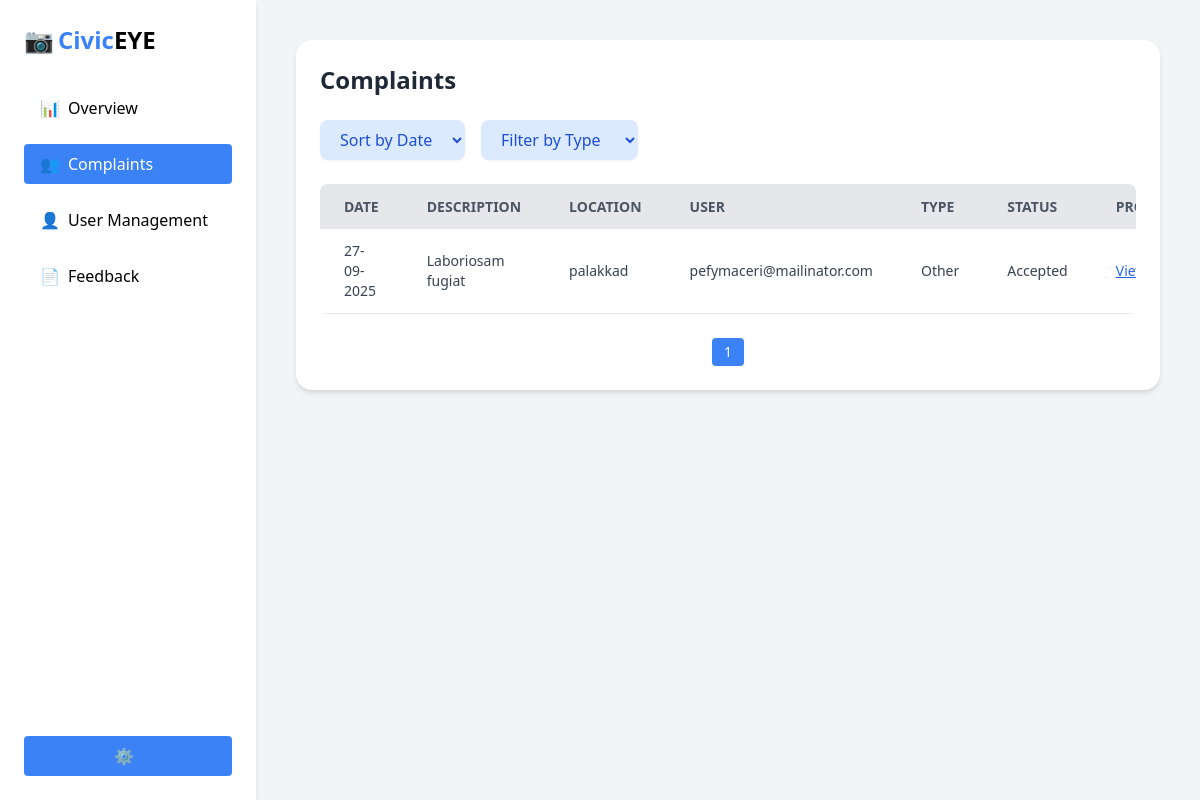
Screenshot of /admin_comp/ with the database file from the repository.
### VCRA/models.py (models this page shows, shortened)
class Complaint(models.Model):
    COMPLAINT_CHOICES = [
        ('Noise', 'Noise'),
        ('Pollution', 'Pollution'),
        ('Road damage', 'Road damage'),
        ('Other', 'Other'),
    ]
    STATUS_CHOICES = [
        ('pending', 'Pending'),
        ('accepted', 'Accepted'),
        ('rejected', 'Rejected'),
    ]
    user = models.ForeignKey(User, on_delete=models.CASCADE)
    description = models.TextField()
    complaint_type = models.CharField(max_length=50, choices=COMPLAINT_CHOICES)
    location = models.CharField(max_length=255)
    proof = models.FileField(upload_to='complaints/', null=True, blank=True)
    created_at = models.DateTimeField(auto_now_add=True)
    status = models.CharField(max_length=10, choices=STATUS_CHOICES, default='pending')  # 👈 New

### VCRA/views.py (the view)
# urls.py: path('admin_comp/', views.admin_complaints_view, name='admin_comp'),
def admin_complaints_view(request):
    complaints = Complaint.objects.all().order_by('-created_at')
    return render(request, 'admin_complaints.html', {'complaints': complaints})

### VCRA/templates/admin_complaints.html (shortened to what this page needs)
<!DOCTYPE html>
<html lang="en">
<head>
  <script src="https://cdn.tailwindcss.com"></script>
</head>
<body class="bg-gray-100 font-sans">
  <div class="flex h-screen">
    <aside class="w-64 bg-white shadow-md p-6 flex flex-col">
      <div class="flex items-center space-x-1 mb-8">
        <span class="text-2xl">📷</span>
        <h1 class="text-2xl font-bold text-blue-500">Civic<span class="text-black">EYE</span></h1>
      </div>
      <nav class="space-y-4">
        <a href="{% url 'adminover' %}" class="text-black px-4 py-2 rounded flex items-center space-x-2 font-medium">
          <span>📊</span><span>Overview</span>
        </a>
        <a href="{% url 'admin_comp' %}" class="bg-blue-500 text-white px-4 py-2 rounded flex items-center space-x-2 font-medium">
          <span>👥</span><span>Complaints</span>
        </a>
        <a href="{% url 'user_manage' %}" class="flex items-center space-x-2 px-4 py-2 text-black font-medium">
          <span>👤</span><span>User Management</span>
        </a>
        <a href="{% url 'feedback' %}" class="flex items-center space-x-2 px-4 py-2 text-black font-medium">
          <span>📄</span><span>Feedback</span>
        </a>
      </nav>
      <div class="mt-auto">
        <a href="{% url 'admin_profile' %}"
       class="bg-blue-500 text-white flex items-center justify-center space-x-2 py-2 rounded font-semibold hover:bg-blue-600 transition">
      <span>⚙️</span>
      </a>
      </div>
    </aside>
    <main class="flex-1 p-10 overflow-auto">
      <div class="bg-white p-6 rounded-2xl shadow-md">
        <h2 class="text-2xl font-bold mb-6 text-gray-800">Complaints</h2>
        <div class="flex flex-wrap items-center gap-4 mb-6">
          <select id="sort-date" class="bg-blue-100 text-blue-700 py-2 px-4 rounded-lg shadow-sm">
            <option value="">Sort by Date</option>
          </select>
          <select id="filter-type" class="bg-blue-100 text-blue-700 py-2 px-4 rounded-lg shadow-sm">
            <option value="">Filter by Type</option>
          </select>
        </div>
        <div class="overflow-x-auto rounded-lg">
          <table id="complaints-table" class="min-w-full bg-white">
            <thead>
              <tr class="bg-gray-200 text-gray-600 uppercase text-sm leading-normal">
                <th class="py-3 px-6 text-left">Date</th>
                <th class="py-3 px-6 text-left">Description</th>
                <th class="py-3 px-6 text-left">Location</th>
                <th class="py-3 px-6 text-left">User</th>
                <th class="py-3 px-6 text-left">Type</th>
                <th class="py-3 px-6 text-left">Status</th>
                <th class="py-3 px-6 text-left">Proof</th>
              </tr>
            </thead>
            <tbody class="text-gray-700 text-sm font-light">
              {% for c in complaints %}
              <tr class="border-b border-gray-200 hover:bg-gray-50">
                <td class="py-3 px-6">{{ c.created_at|date:"d-m-Y" }}</td>
                <td class="py-3 px-6">{{ c.description }}</td>
                <td class="py-3 px-6">{{ c.location }}</td>
                <td class="py-3 px-6">{{ c.user.username }}</td>
                <td class="py-3 px-6">{{ c.complaint_type }}</td>
                <td class="py-3 px-6 capitalize">{{ c.status }}</td>
                <td class="py-3 px-6">
                  {% if c.proof %}
                  <a href="{{ c.proof.url }}" target="_blank" class="text-blue-600 underline text-sm">View</a>
                  {% else %}
                  <span class="text-gray-400">No file</span>
                  {% endif %}
                </td>
              </tr>
              {% endfor %}
            </tbody>
          </table>
        </div>
        <div id="pagination-buttons" class="mt-6 flex justify-center gap-2"></div>
      </div>
    </main>
  </div>
</body>
</html>

### rows the page displays
Complaint: created_at "27-09-2025", description "Laboriosam fugiat", location "palakkad", user.username "pefymaceri@mailinator.com", complaint_type "Other", status "Accepted"
